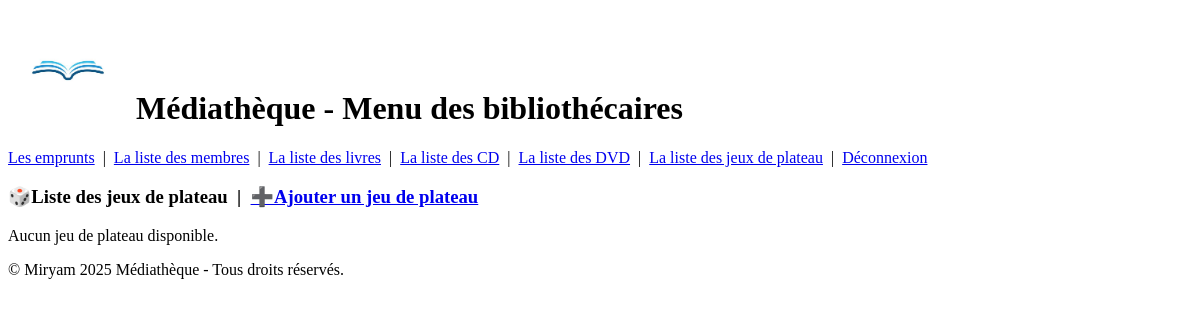
Page /jeux/ on the earlier database version.
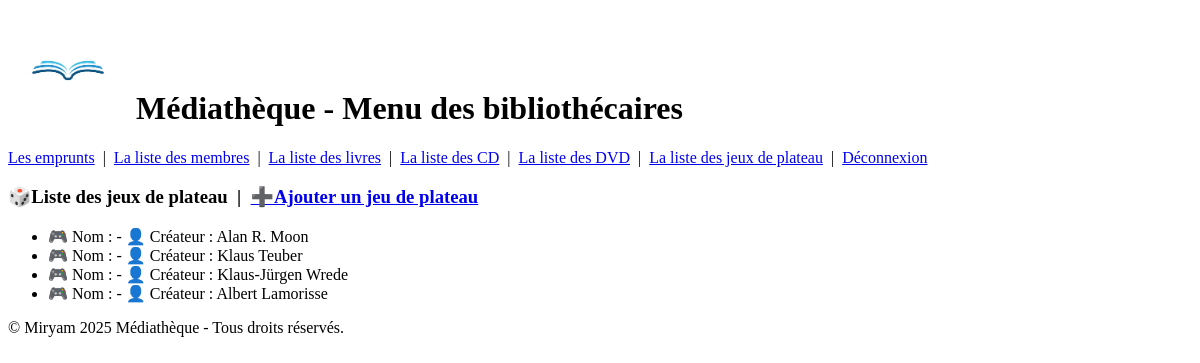
Same page on the later database version.
### app_bibliothecaire/models.py (models this page shows, shortened)
class JeuDePlateau(models.Model):
    nom = models.CharField(max_length=100)
    createur = models.CharField(max_length=100, blank=True, null=True)
    objects = models.Manager()

### app_bibliothecaire/views.py (the view)
# urls.py: path('jeux/', views.liste_jeux, name='liste_jeux'),
def liste_jeux(request):
    jeux = JeuDePlateau.objects.all()
    return render(request, 'jeudeplateau.html', {'jeux': jeux})

### app_bibliothecaire/templates/jeudeplateau.html (shortened to what this page needs)
{% extends "base.html" %}
{% block content %}
    <h3>
        🎲Liste des jeux de plateau &nbsp;|&nbsp;
            <a href="{% url 'ajouter_jeu_de_plateau' %}">➕Ajouter un jeu de plateau</a>
    </h3>
    {% if jeux %}
    <ul>
        {% for jeu in jeux %}
        <li>
           <span>🎮 Nom :</span> {{ jeu.titre }} - <span>👤 Créateur :</span> {{ jeu.createur }}
        </li>
        {% endfor %}
    </ul>
 {% else %}
        <p>Aucun jeu de plateau disponible.</p>
    {% endif %}
{% endblock %}

Differences in the rows shown:
added JeuDePlateau: createur "Alan R. Moon"
added JeuDePlateau: createur "Klaus Teuber"
added JeuDePlateau: createur "Klaus-Jürgen Wrede"
added JeuDePlateau: createur "Albert Lamorisse"
Other differences:
text no longer shown: "Aucun jeu de plateau disponible."
